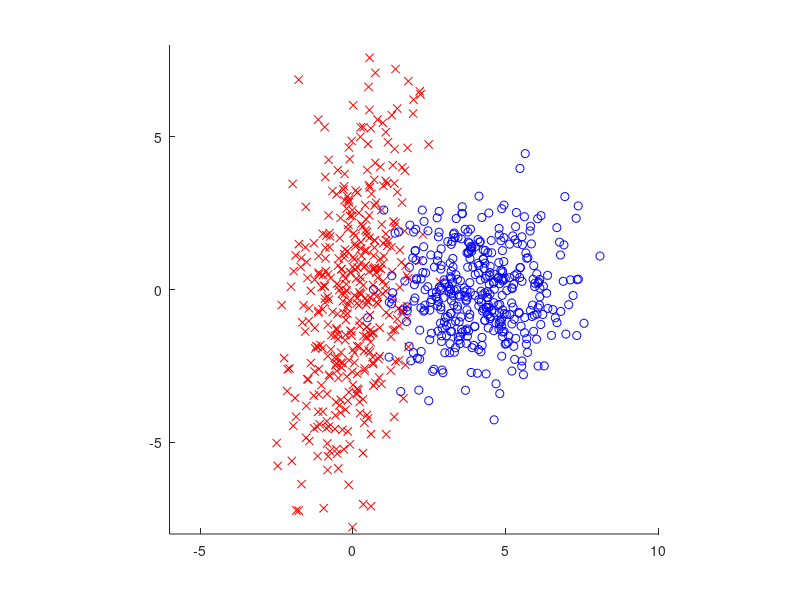

Write MATLAB code to recreate this figure.
figure
hold on;

mu1=[0;0];
sigma1=[1 1 ; 1 8];
r1=chol(sigma1);
x1=repmat(mu1,1,400)+r1'*randn(2,400);

mu2=[4;0];
sigma2=[2 0 ; 0 2];
r2=chol(sigma2);
x2=repmat(mu2,1,400)+r2'*randn(2,400);

plot(x1(1,:),x1(2,:),'rx',x2(1,:),x2(2,:),'bo');
axis([-6 10 -8 8]);
axis equal;

hold off;